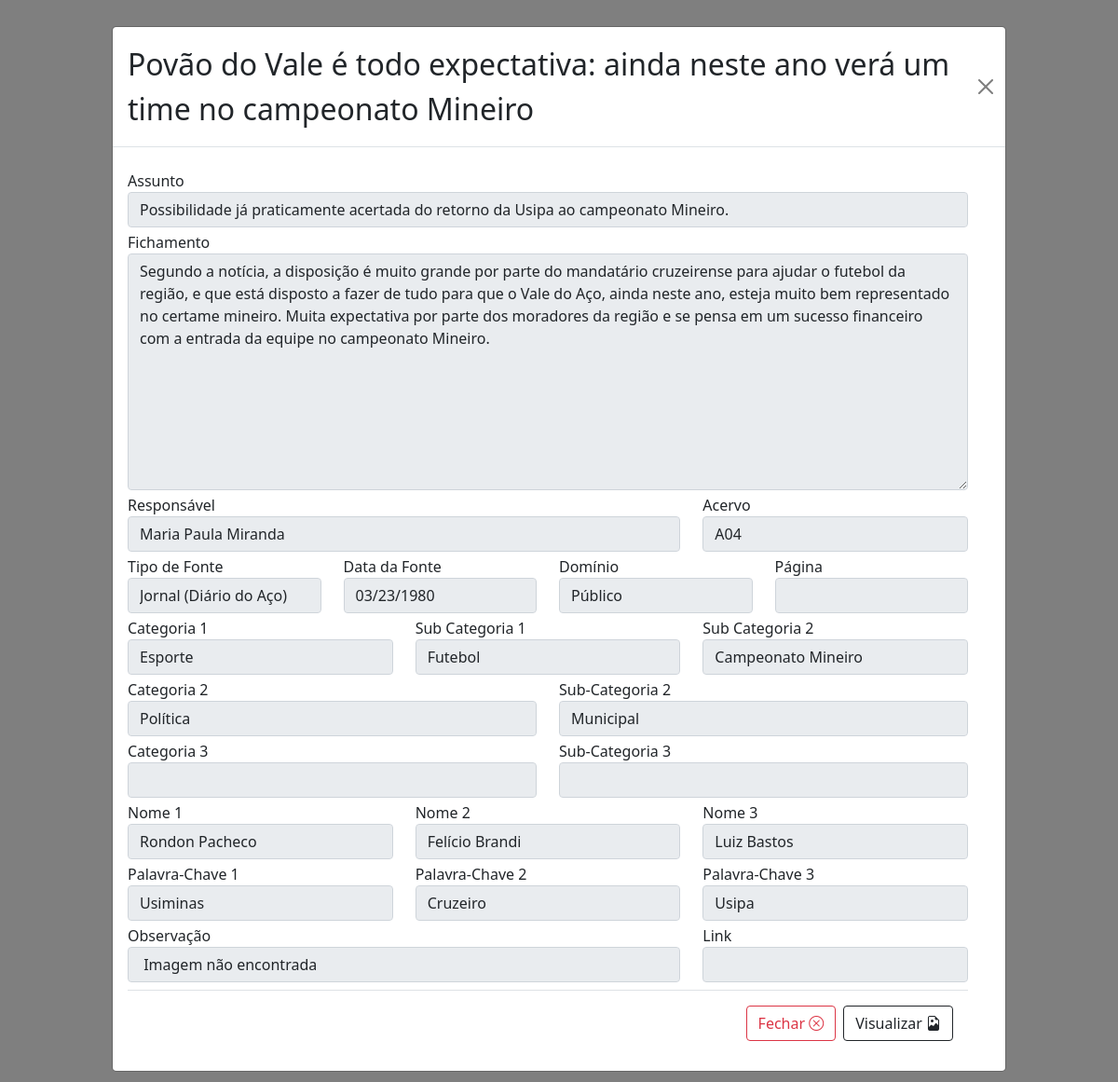
Screenshot of /fichamento_view.php?fichamento_id=2 with the database file from the repository.
### tables this page shows
CREATE TABLE `fichamento` (
  `fichamento_id` int(11) NOT NULL,
  `responsavel` varchar(200) NOT NULL,
  `acervo` char(3) NOT NULL,
  `fonte_tipo` varchar(100) DEFAULT NULL,
  `fonte_data` date NOT NULL,
  `dominio` varchar(50) DEFAULT NULL,
  `titulo` varchar(500) DEFAULT NULL,
  `assunto` varchar(500) DEFAULT NULL,
  `pagina` int(11) DEFAULT NULL,
  `categoria_1` varchar(50) DEFAULT NULL,
  `categoria_sub` varchar(50) DEFAULT NULL,
  `categoria_sub_sub` varchar(50) DEFAULT NULL,
  `categoria_2` varchar(50) DEFAULT NULL,
  `categoria_sub_2` varchar(50) DEFAULT NULL,
  `categoria_3` varchar(50) DEFAULT NULL,
  `categoria_sub_3` varchar(50) DEFAULT NULL,
  `nome_1` varchar(200) DEFAULT NULL,
  `nome_2` varchar(200) DEFAULT NULL,
  `nome_3` varchar(200) DEFAULT NULL,
  `palavra_chave_1` varchar(30) DEFAULT NULL,
  `palavra_chave_2` varchar(30) DEFAULT NULL,
  `palavra_chave_3` varchar(30) DEFAULT NULL,
  `fichamento_texto` varchar(2000) DEFAULT NULL,
  `observacao` varchar(500) DEFAULT NULL,
  `link` varchar(200) DEFAULT NULL,
  `imagem_path` varchar(500) DEFAULT NULL
);

### fichamento_crud.php (called while the page is built, shortened)
<?php
function recuperar_fichamento_por_id($fichamento_id){
    try{
        $conexao = criar_conexao();
        $query_select_id = "SELECT * FROM fichamento WHERE fichamento_id = :fichamento_id";
        $result = $conexao->prepare($query_select_id);
        $result->bindValue(':fichamento_id', $fichamento_id);
        $result->execute();
        return $result->fetch();
    }catch(PDOException $erro){
        criar_arquivo_erro($erro);
    }
}

### conexao.php (called while the page is built, shortened)
<?php
    function fechar_conexao(){
        $conexao = null;
        return $conexao;
    }

### fichamento_view.php (the view, shortened to what this page needs)
<?php
include_once 'fichamento_crud.php';
$responsavel = "";
$acervo = "";
$fonte_tipo = "";
$fonte_data = "";
$dominio = "";
$titulo = "";
$assunto = "";
$categoria_1 = "";
$categoria_sub = "";
$categoria_sub_sub = "";
$categoria_2 = "";
$categoria_sub_2 = "";
$categoria_3 = "";
$categoria_sub_3 = "";
$nome_1 = "";
$nome_2 = "";
$nome_3 = "";
$palavra_chave_1 = "";
$palavra_chave_2 = "";
$palavra_chave_3 = "";
$fichamento_texto = "";
$observacao = "";
$link = "";
$imagem_path = "";
if(isset($_GET['fichamento_id'])){
    $fichamento_id = $_GET['fichamento_id'];
    $registro = recuperar_fichamento_por_id($fichamento_id);
    $responsavel = $registro['responsavel'];
    $acervo = $registro['acervo'];
    $fonte_tipo = $registro['fonte_tipo'];
    $fonte_data = $registro['fonte_data'];
    $dominio = $registro['dominio'];
    $titulo = $registro['titulo'];
    $assunto = $registro['assunto'];
    $categoria_1 = $registro['categoria_1'];
    $categoria_sub = $registro['categoria_sub'];
    $categoria_sub_sub = $registro['categoria_sub_sub'];
    $categoria_2 = $registro['categoria_2'];
    $categoria_sub_2 = $registro['categoria_sub_2'];
    $categoria_3 = $registro['categoria_3'];
    $categoria_sub_3 = $registro['categoria_sub_3'];
    $nome_1 = $registro['nome_1'];
    $nome_2 = $registro['nome_2'];
    $nome_3 = $registro['nome_3'];
    $palavra_chave_1 = $registro['palavra_chave_1'];
    $palavra_chave_2 = $registro['palavra_chave_2'];
    $palavra_chave_3 = $registro['palavra_chave_3'];
    $fichamento_texto = $registro['fichamento_texto'];
    $observacao = $registro['observacao'];
    $link = $registro['link'];
    $imagem_path = $registro['imagem_path'];
}
$extensao = strtolower(pathinfo($imagem_path, PATHINFO_EXTENSION));
?>
<html>
<head>
    <link href="https://cdn.jsdelivr.net/npm/bootstrap@5.1.3/dist/css/bootstrap.min.css" rel="stylesheet">
<link rel="stylesheet" href="//cdn.jsdelivr.net/npm/alertifyjs@1.13.1/build/css/alertify.min.css"/>
<link rel="stylesheet" href="https://cdn.jsdelivr.net/npm/bootstrap-icons@1.11.3/font/bootstrap-icons.min.css">
</head>
<body>
                        <div class="modal fade custom-modal" id="fichamento_view_modal" tabindex="-1" aria-labelledby="viewLabel" aria-hidden="true">
    <div class="modal-dialog">
        <div class="modal-content">
        <div class="modal-header">
            <h2 class="modal-title" id="viewLabel"><?php echo "$titulo"?></h2>
            <a href="tabela.php" type="button" class="btn-close" aria-label="Close"></a>
        </div>
        <div class="modal-body">
        <div class="row form-group mt-1">
<div class="row form-group mt-1">
            <div class="col-md-12">
                            <label for="assunto">Assunto</label>
                            <input type="text" class="form-control" id="assunto" name="assunto" value="<?php echo $assunto; ?>" readonly>
                        </div>
            </div>
            <div class="row form-group mt-1">
            <div class="col-md-12">
                            <label for="fichamento_texto">Fichamento</label>
                            <textarea readonly name="fichamento_texto" class="form-control" id="fichamento_texto" cols="30" rows="10"><?php echo $fichamento_texto; ?></textarea>
                        </div>
            </div>
<div class="row form-group mt-1">
<div class="col-md-8">
    <label for="responsavel">Responsável</label>
    <input type="text" class="form-control" id="responsavel" name="responsavel"
        value="<?php echo $responsavel; ?>" readonly>
</div>
<div class="col-md-4">
    <label for="acervo">Acervo</label>
    <input type="text" class="form-control" id="acervo" name="acervo" value="<?php echo $acervo; ?>" readonly>
</div>
<div>
<div class="row form-group mt-1">
                <div class="col-md-3">
                    <label for="fonte_tipo">Tipo de Fonte</label>
                    <input type="" class="form-control" id="fonte_tipo" name="fonte_tipo" value="<?php echo $fonte_tipo; ?>" readonly>
                </div>
                <div class="col-md-3">
                    <label for="fonte_data">Data da Fonte</label>
                    <input type="date" class="form-control" id="fonte_data" name="fonte_data" value="<?php echo $fonte_data; ?>" readonly>
                </div>
                <div class="col-md-3">
                    <label for="dominio">Domínio</label>
                    <input type="text" class="form-control" id="dominio" name="dominio" value="<?php echo $dominio; ?>" readonly>
                </div>
                <div class="col-md-3">
                    <label for="pagina">Página</label>
                    <input type="number" class="form-control" id="pagina" name="pagina" value="<?php echo $fonte_data; ?>" readonly>
                </div>
            </div>
            <div class="row form-group mt-1">
                        <div class="col-md-4">
                            <label for="categoria_1">Categoria 1</label>
                            <input type="text" class="form-control" id="categoria_1" name="categoria_1" value="<?php echo $categoria_1; ?>" readonly>
                        </div>
                        <div class="col-md-4">
                            <label for="categoria_sub">Sub Categoria 1</label>
                            <input type="text" class="form-control" id="categoria_sub" name="categoria_sub" value="<?php echo $categoria_sub; ?>" readonly>
                        </div>
                        <div class="col-md-4">
                            <label for="categoria_sub_sub">Sub Categoria 2</label>
                            <input type="text" class="form-control" id="categoria_sub_sub" name="categoria_sub_sub" value="<?php echo $categoria_sub_sub; ?>" readonly>
                        </div>
            </div>
            <div class="row form-group mt-1">
                        <div class="col-md-6">
                            <label for="categoria_2">Categoria 2</label>
                            <input type="text" class="form-control" id="categoria_2" name="categoria_2" value="<?php echo $categoria_2; ?>" readonly>
                        </div>
                        <div class="col-md-6">
                            <label for="categoria_sub_2">Sub-Categoria 2</label>
                            <input type="text" class="form-control" id="categoria_sub_2" name="categoria_sub_2" value="<?php echo $categoria_sub_2; ?>" readonly>
                        </div>
            </div>
            <div class="row form-group mt-1">
                        <div class="col-md-6">
                            <label for="categoria_3">Categoria 3</label>
                            <input type="text" class="form-control" id="categoria_3" name="categoria_3" value="<?php echo $categoria_3; ?>" readonly>
                        </div>
                        <div class="col-md-6">
                            <label for="categoria_sub_3">Sub-Categoria 3</label>
                            <input type="text" class="form-control" id="categoria_sub_3" name="categoria_sub_3" value="<?php echo $categoria_sub_3; ?>" readonly>
                        </div>
            </div>
            <div class="row form-group mt-1">
            <div class="col-md-4">
                            <label for="nome_1">Nome 1</label>
                            <input type="text" class="form-control" id="nome_1" name="nome_1" value="<?php echo $nome_1; ?>" readonly>
                        </div>
                        <div class="col-md-4">
                            <label for="nome_2">Nome 2</label>
                            <input type="text" class="form-control" id="nome_2" name="nome_2" value="<?php echo $nome_2; ?>" readonly>
                        </div>
                        <div class="col-md-4">
                            <label for="nome_3">Nome 3</label>
                            <input type="text" class="form-control" id="nome_3" name="nome_3" value="<?php echo $nome_3; ?>" readonly>
                        </div>
            </div>
            <div class="row form-group mt-1">
            <div class="col-md-4">
                            <label for="palavra_chave_1">Palavra-Chave 1</label>
                            <input type="text" class="form-control" id="palavra_chave_1" name="palavra_chave_1" value="<?php echo $palavra_chave_1; ?>" readonly>
                        </div>
                        <div class="col-md-4">
                            <label for="palavra_chave_2">Palavra-Chave 2</label>
                            <input type="text" class="form-control" id="palavra_chave_2" name="palavra_chave_2" value="<?php echo $palavra_chave_2; ?>" readonly>
                        </div>
                        <div class="col-md-4">
                            <label for="palavra_chave_3">Palavra-Chave 3</label>
                            <input type="text" class="form-control" id="palavra_chave_3" name="palavra_chave_3" value="<?php echo $palavra_chave_3; ?>" readonly>
                        </div>
            </div>
            <div class="row form-group mt-1 mb-2">
                        <div class="col-md-8">
                            <label for="observacao">Observação</label>
                            <input type="text" class="form-control" id="observacao" name="observacao" value="<?php echo $observacao; ?>" readonly>
                        </div>
                        <div class="col-md-4">
                            <label for="link">Link</label>
                            <input type="text" class="form-control" id="link" name="link" value="<?php echo $link; ?>" readonly>
                        </div>
            </div>
            <div class="modal-footer">
                <a href="tabela.php" type="button" class="btn btn-outline-danger">Fechar <i class="bi bi-x-circle"></i></a>
                <a target="_blank" href="<?php echo $imagem_path; ?>" type="button" class="btn btn-outline-dark">Visualizar <?php if($extensao == 'pdf'){
                echo '<i class="bi bi-filetype-pdf"></i>';
                }else if($extensao == 'jpg'|| $extensao == 'png' || $extensao == 'jpeg'){
                    echo '<i class="bi bi-file-earmark-image"></i>';
                } ?></a>
            </div>
        </div>
    </div>
</div>
</body>
</html>

### fichamento_view.php (style rules this page uses)
.custom-modal .modal-dialog { max-width: 80%; }

### rows the page displays
fichamento: titulo "Povão do Vale é todo expectativa: ainda neste ano verá um time no campeonato Mineiro", assunto "Possibilidade já praticamente acertada do retorno da Usipa ao campeonato Mineiro.", fichamento_texto "Segundo a notícia, a disposição é muito grande por parte do mandatário cruzeirense para ajudar o futebol da região, e que está disposto a fazer de tudo para que o Vale do Aço, ainda neste ano, esteja muito bem representado no certame mineiro. Muita expectativa por parte dos moradores da região e se pensa em um sucesso financeiro com a entrada da equipe no campeonato Mineiro.", responsavel "Maria Paula Miranda", acervo "A04", fonte_tipo "Jornal (Diário do Aço)", fonte_data "03/23/1980", dominio "Público", categoria_1 "Esporte", categoria_sub "Futebol", categoria_sub_sub "Campeonato Mineiro", categoria_2 "Política", categoria_sub_2 "Municipal", nome_1 "Rondon Pacheco", nome_2 "Felício Brandi", nome_3 "Luiz Bastos", palavra_chave_1 "Usiminas", palavra_chave_2 "Cruzeiro", palavra_chave_3 "Usipa", observacao "Imagem não encontrada"
